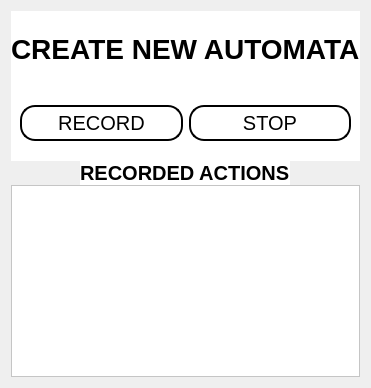
         <widget class="QWidget" name="create_2">
          <layout class="QVBoxLayout" name="verticalLayout_25">
           <item>
            <layout class="QVBoxLayout" name="verticalLayout_23">
             <property name="spacing">
              <number>0</number>
             </property>
             <item>
              <widget class="QWidget" name="widget_25" native="true">
               <property name="minimumSize">
                <size>
                 <width>0</width>
                 <height>150</height>
                </size>
               </property>
               <property name="styleSheet">
                <string notr="true">background-color:rgb(255, 255, 255);</string>
               </property>
               <layout class="QVBoxLayout" name="verticalLayout_24">
                <property name="spacing">
                 <number>0</number>
                </property>
                <property name="leftMargin">
                 <number>0</number>
                </property>
                <property name="topMargin">
                 <number>0</number>
                </property>
                <property name="rightMargin">
                 <number>0</number>
                </property>
                <property name="bottomMargin">
                 <number>0</number>
                </property>
                <item alignment="Qt::AlignLeft">
                 <widget class="QLabel" name="label_13">
                  <property name="sizePolicy">
                   <sizepolicy hsizetype="Expanding" vsizetype="Preferred">
                    <horstretch>0</horstretch>
                    <verstretch>0</verstretch>
                   </sizepolicy>
                  </property>
                  <property name="maximumSize">
                   <size>
                    <width>16777215</width>
                    <height>100</height>
                   </size>
                  </property>
                  <property name="font">
                   <font>
                    <pointsize>21</pointsize>
                    <weight>75</weight>
                    <bold>true</bold>
                   </font>
                  </property>
                  <property name="text">
                   <string>CREATE NEW AUTOMATA</string>
                  </property>
                 </widget>
                </item>
                <item>
                 <widget class="QWidget" name="widget_26" native="true">
                  <layout class="QHBoxLayout" name="horizontalLayout_21">
                   <item>
                    <layout class="QHBoxLayout" name="horizontalLayout_22">
                     <item>
                      <widget class="QPushButton" name="record">
                       <property name="minimumSize">
                        <size>
                         <width>100</width>
                         <height>0</height>
                        </size>
                       </property>
                       <property name="maximumSize">
                        <size>
                         <width>275</width>
                         <height>16777215</height>
                        </size>
                       </property>
                       <property name="cursor">
                        <cursorShape>PointingHandCursor</cursorShape>
                       </property>
                       <property name="styleSheet">
                        <string notr="true">

    border-style: outset;
    border-width: 2px;
    border-radius: 15px;
    border-color: black;
    padding: 4px;
font:20px
</string>
                       </property>
                       <property name="text">
                        <string>RECORD</string>
                       </property>
                       <property name="icon">
                        <iconset>
                         <normaloff>../../../../Downloads/icons/48792_player_record_icon.ico</normaloff>../../../../Downloads/icons/48792_player_record_icon.ico</iconset>
                       </property>
                       <property name="iconSize">
                        <size>
                         <width>30</width>
                         <height>30</height>
                        </size>
                       </property>
                      </widget>
                     </item>
                     <item>
                      <widget class="QPushButton" name="stop">
                       <property name="minimumSize">
                        <size>
                         <width>100</width>
                         <height>0</height>
                        </size>
                       </property>
                       <property name="maximumSize">
                        <size>
                         <width>275</width>
                         <height>16777215</height>
                        </size>
                       </property>
                       <property name="styleSheet">
                        <string notr="true">

    border-style: outset;
    border-width: 2px;
    border-radius: 15px;
    border-color: black;
    padding: 4px;
font:20px
</string>
                       </property>
                       <property name="text">
                        <string>STOP</string>
                       </property>
                       <property name="icon">
                        <iconset>
                         <normaloff>../../../../Downloads/icons/8664918_circle_stop_icon.ico</normaloff>../../../../Downloads/icons/8664918_circle_stop_icon.ico</iconset>
                       </property>
                       <property name="iconSize">
                        <size>
                         <width>30</width>
                         <height>30</height>
                        </size>
                       </property>
                      </widget>
                     </item>
                    </layout>
                   </item>
                  </layout>
                 </widget>
                </item>
               </layout>
              </widget>
             </item>
             <item alignment="Qt::AlignHCenter">
              <widget class="QLabel" name="label_14">
               <property name="font">
                <font>
                 <pointsize>15</pointsize>
                 <weight>75</weight>
                 <bold>true</bold>
                </font>
               </property>
               <property name="styleSheet">
                <string notr="true">background-color: rgb(255, 255, 255);</string>
               </property>
               <property name="text">
                <string>RECORDED ACTIONS</string>
               </property>
              </widget>
             </item>
             <item>
              <widget class="QPlainTextEdit" name="plainTextEdit">
               <property name="sizePolicy">
                <sizepolicy hsizetype="Expanding" vsizetype="MinimumExpanding">
                 <horstretch>0</horstretch>
                 <verstretch>0</verstretch>
                </sizepolicy>
               </property>
               <property name="maximumSize">
                <size>
                 <width>16777212</width>
                 <height>16777215</height>
                </size>
               </property>
               <property name="font">
                <font>
                 <pointsize>12</pointsize>
                 <stylestrategy>PreferAntialias</stylestrategy>
                </font>
               </property>
               <property name="toolTip">
                <string>&lt;html&gt;&lt;head/&gt;&lt;body&gt;&lt;p align=&quot;center&quot;&gt;&lt;br/&gt;&lt;/p&gt;&lt;/body&gt;&lt;/html&gt;</string>
               </property>
               <property name="whatsThis">
                <string>&lt;html&gt;&lt;head/&gt;&lt;body&gt;&lt;p align=&quot;center&quot;&gt;hello there&lt;/p&gt;&lt;/body&gt;&lt;/html&gt;</string>
               </property>
               <property name="styleSheet">
                <string notr="true">background-color:rgb(255, 255, 255);</string>
               </property>
               <property name="verticalScrollBarPolicy">
                <enum>Qt::ScrollBarAlwaysOff</enum>
               </property>
               <property name="documentTitle">
                <string/>
               </property>
               <property name="readOnly">
                <bool>true</bool>
               </property>
               <property name="plainText">
                <string/>
               </property>
               <property name="centerOnScroll">
                <bool>true</bool>
               </property>
              </widget>
             </item>
            </layout>
           </item>
          </layout>
         </widget>
